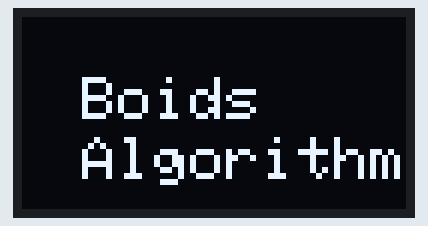
Simulated run of this sketch. Board: Arduino Uno, built with avr-gcc and run on an emulated ATmega328P. On the bench: 128×64 one-colour display. Random numbers use the default seed unless the sketch sets one.

Above: at 0.1 s.
At 5.85 s:
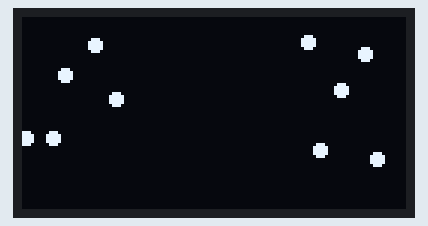
At 10.0 s:
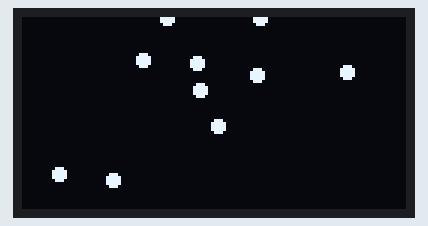
At 20.01 s:
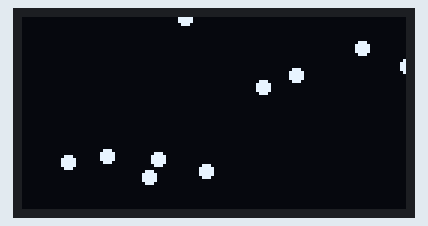
At 30.03 s:
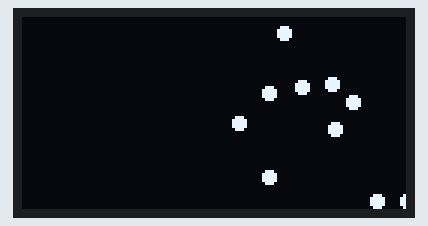
At 39.88 s:
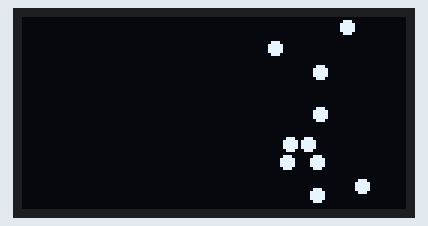

The sketch:

Demo.ino
```cpp
#include <Wire.h>
#include <Adafruit_GFX.h>
#include <Adafruit_SSD1306.h>

#define SCREEN_WIDTH 128
#define SCREEN_HEIGHT 64
#define OLED_RESET    -1
Adafruit_SSD1306 display(SCREEN_WIDTH, SCREEN_HEIGHT, &Wire, OLED_RESET);

// Boid parameters
const int NUM_BOIDS = 10;
float posX[NUM_BOIDS], posY[NUM_BOIDS], velX[NUM_BOIDS], velY[NUM_BOIDS];
const float MAX_SPEED = 5;
const float PERCEPTION_RADIUS = 20;
const float SEPARATION_RADIUS = 10;

// Initialize boids randomly
void setupBoids() {
    for (int i = 0; i < NUM_BOIDS; i++) {
        posX[i] = SCREEN_WIDTH / 2; // Start at center
        posY[i] = SCREEN_HEIGHT / 2;
        velX[i] = random(-MAX_SPEED, MAX_SPEED);
        velY[i] = random(-MAX_SPEED, MAX_SPEED);
    }
}

// Boid rules
void updateBoids() {
    for (int i = 0; i < NUM_BOIDS; i++) {
        float alignX = 0, alignY = 0;
        float cohesionX = 0, cohesionY = 0;
        float separationX = 0, separationY = 0;
        int count = 0;

        for (int j = 0; j < NUM_BOIDS; j++) {
            if (i != j) {
                float dist = sqrt(pow(posX[i] - posX[j], 2) + pow(posY[i] - posY[j], 2));

                // Alignment (match velocity)
                if (dist < PERCEPTION_RADIUS) {
                    alignX += velX[j];
                    alignY += velY[j];
                    cohesionX += posX[j];
                    cohesionY += posY[j];
                    count++;
                }

                // Separation (avoid crowding)
                if (dist < SEPARATION_RADIUS) {
                    separationX += posX[i] - posX[j];
                    separationY += posY[i] - posY[j];
                }
            }
        }

        if (count > 0) {
            alignX /= count;
            alignY /= count;
            cohesionX = (cohesionX / count - posX[i]) * 0.01;
            cohesionY = (cohesionY / count - posY[i]) * 0.01;
        }

        // Update velocity with weighted behaviors
        velX[i] += (alignX * 0.05) + cohesionX + separationX * 0.05;
        velY[i] += (alignY * 0.05) + cohesionY + separationY * 0.05;

        // Limit speed
        float speed = sqrt(velX[i] * velX[i] + velY[i] * velY[i]);
        if (speed > MAX_SPEED) {
            velX[i] = (velX[i] / speed) * MAX_SPEED;
            velY[i] = (velY[i] / speed) * MAX_SPEED;
        }

        // Update position
        posX[i] += velX[i];
        posY[i] += velY[i];

        // Wrap around screen
        if (posX[i] < 0) posX[i] = SCREEN_WIDTH;
        if (posX[i] > SCREEN_WIDTH) posX[i] = 0;
        if (posY[i] < 0) posY[i] = SCREEN_HEIGHT;
        if (posY[i] > SCREEN_HEIGHT) posY[i] = 0;
    }
}

// Draw boids on OLED
void drawBoids() {
    display.clearDisplay();
    for (int i = 0; i < NUM_BOIDS; i++) {
        display.fillCircle(posX[i], posY[i], 2, SSD1306_WHITE);
    }
    display.display();
}

void showIntro() {
    display.clearDisplay();
    display.setTextSize(2);
    display.setTextColor(SSD1306_WHITE);
    display.setCursor(20, 20);
    display.println("Boids");
    display.setCursor(20, 40);
    display.println("Algorithm");
    display.display();
    delay(2000); // Display for 2 seconds
}

void setup() {
    Serial.begin(115200);
    if (!display.begin(SSD1306_SWITCHCAPVCC, 0x3C)) {
        Serial.println(F("SSD1306 allocation failed"));
        for (;;);
    }

    showIntro();  // Show "Boids Algorithm" before starting

    display.clearDisplay();
    display.display();
    setupBoids();
}

void loop() {
    updateBoids();
    drawBoids();
    delay(50); // Adjust speed of movement
}
```
